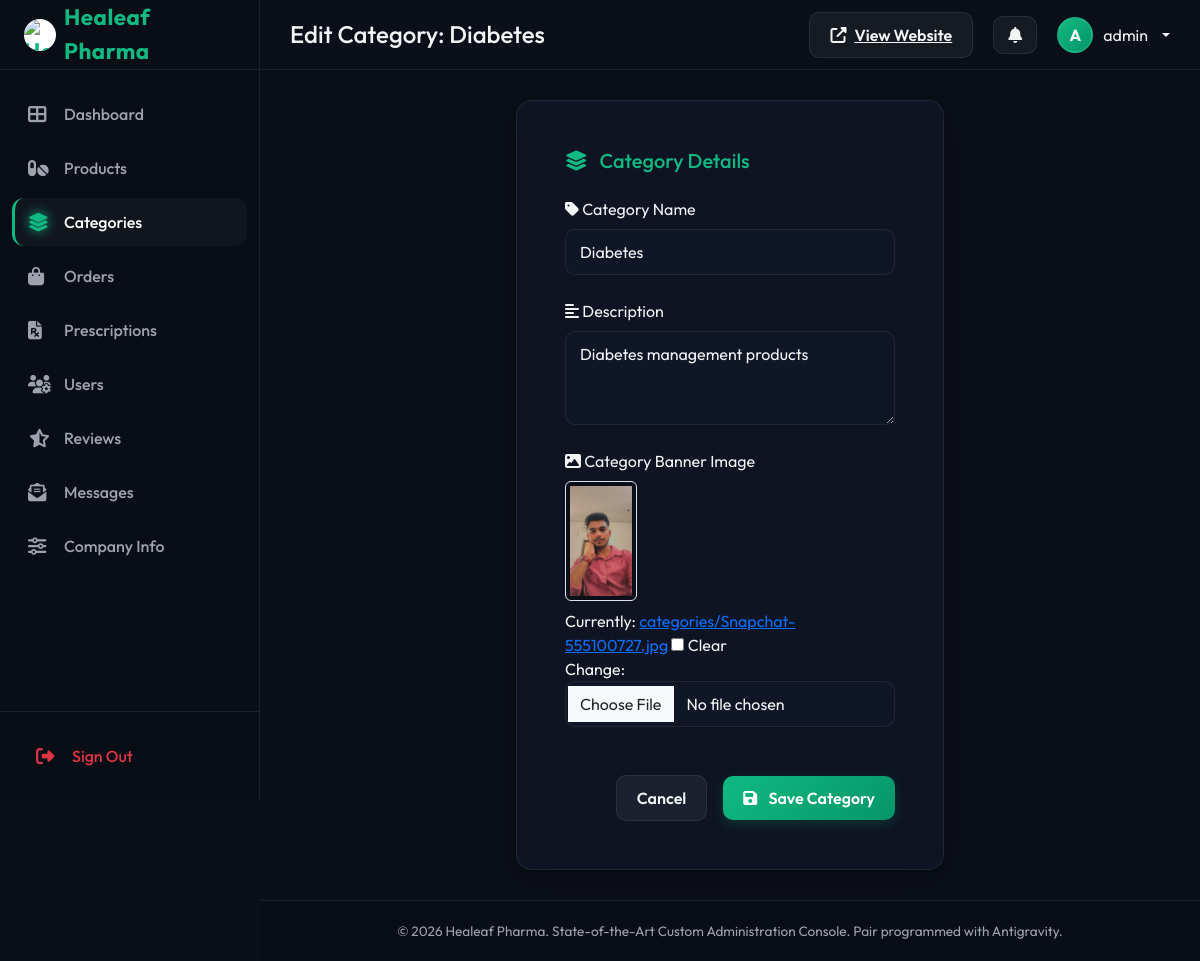
Screenshot of /admin-category/edit/8/ (signed in) with the database file from the repository.
### newapp/models.py (models this page shows, shortened)
class Category(models.Model):
    name = models.CharField(max_length=200, unique=True)
    description = models.TextField(blank=True)
    image = models.ImageField(upload_to='categories/', blank=True, null=True)
    created_at = models.DateTimeField(auto_now_add=True)
    class Meta:
        verbose_name_plural = "Categories"

### newapp/views.py (the view)
# urls.py: path('admin-category/edit/<int:category_id>/', views.admin_category_edit, name='admin_category_edit'),
def admin_category_edit(request, category_id):
    if not request.user.is_staff:
        return redirect('admin_login')
    category = get_object_or_404(Category, id=category_id)
    if request.method == 'POST':
        form = CategoryForm(request.POST, request.FILES, instance=category)
        if form.is_valid():
            form.save()
            messages.success(request, 'Category updated successfully!')
            return redirect('admin_categories')
    else:
        form = CategoryForm(instance=category)
    return render(request, 'admin/category_form.html', {'form': form})

### newapp/forms.py
class CategoryForm(forms.ModelForm):
    class Meta:
        model = Category
        fields = ['name', 'description', 'image']
        widgets = {
            'description': forms.Textarea(attrs={'rows': 3, 'class': 'form-control'}),
            'name': forms.TextInput(attrs={'class': 'form-control'}),
            'image': forms.ClearableFileInput(attrs={'class': 'form-control'}),
        }

### newapp/context_processors.py (called while the page is built)
def admin_notifications(request):
    if request.user.is_authenticated and request.user.is_staff:
        recent_notifications = Notification.objects.filter(is_admin=True).order_by('-created_at')[:8]
        unread_notifications_count = Notification.objects.filter(is_admin=True, is_read=False).count()
        return {
            'recent_notifications': recent_notifications,
            'unread_notifications_count': unread_notifications_count,
        }
    return {
        'recent_notifications': [],
        'unread_notifications_count': 0,
    }

### newapp/templates/admin/category_form.html (shortened to what this page needs)
{% extends 'admin/base_admin.html' %}
{% block page_title %}{% if form.instance.pk %}Edit Category: {{ form.instance.name }}{% else %}Create New Category{% endif %}{% endblock %}
{% block admin_content %}
<div class="row justify-content-center">
    <div class="col-lg-8 col-xl-6">
        <div class="glass-card p-5">
            <h5 class="mb-4 text-accent"><i class="fas fa-layer-group me-2"></i> Category Details</h5>
            <form method="post" enctype="multipart/form-data">
                <div class="mb-4">
                    <label for="{{ form.name.id_for_label }}" class="form-label">
                        <i class="fas fa-tag"></i> Category Name
                    </label>
                    {{ form.name }}
                </div>
                <div class="mb-4">
                    <label for="{{ form.description.id_for_label }}" class="form-label">
                        <i class="fas fa-align-left"></i> Description
                    </label>
                    {{ form.description }}
                </div>
                <div class="mb-4">
                    <label for="{{ form.image.id_for_label }}" class="form-label">
                        <i class="fas fa-image"></i> Category Banner Image
                    </label>
                    {% if form.instance.image %}
                        <div class="mb-2">
                            <img src="{{ form.instance.image.url }}" alt="{{ form.instance.name }}" class="rounded img-thumbnail" style="max-height: 120px; background-color: var(--bg-primary);">
                        </div>
                    {% endif %}
                    {{ form.image }}
                </div>
                <div class="d-flex align-items-center justify-content-end gap-3 mt-5">
                    <a href="{% url 'admin_categories' %}" class="btn btn-glass">Cancel</a>
                    <button type="submit" class="btn btn-accent">
                        <i class="fas fa-save me-2"></i> Save Category
                    </button>
                </div>
            </form>
        </div>
    </div>
</div>
{% endblock %}

### newapp/templates/admin/base_admin.html (shortened to what this page needs)
<!DOCTYPE html>
<html lang="en">
<head>
    <link href="https://cdn.jsdelivr.net/npm/bootstrap@5.3.0/dist/css/bootstrap.min.css" rel="stylesheet">
    <link rel="stylesheet" href="https://cdnjs.cloudflare.com/ajax/libs/font-awesome/6.4.0/css/all.min.css">
</head>
<body>
    <div class="sidebar" id="adminSidebar">
        <a href="{% url 'admin_dashboard' %}" class="sidebar-brand d-flex align-items-center gap-2">
            <img src="https://content.jdmagicbox.com/comp/delhi/i5/011pxx11.xx11.241029190520.a4i5/logo/healeaf-pharma-pvt-ltd-patparganj-delhi-pharmaceutical-dealers-g3pzvut.jpg" alt="Healeaf Pharma Logo" class="rounded-circle bg-white p-0.5" style="width: 32px; height: 32px; object-fit: cover;">
            Healeaf Pharma
        </a>
        <ul class="sidebar-menu">
            <li class="sidebar-item">
                <a href="{% url 'admin_dashboard' %}" class="sidebar-link {% if request.resolver_match.url_name == 'admin_dashboard' %}active{% endif %}">
                    <i class="fas fa-th-large"></i> Dashboard
                </a>
            </li>
            <li class="sidebar-item">
                <a href="{% url 'admin_products' %}" class="sidebar-link {% if 'admin-product' in request.path %}active{% endif %}">
                    <i class="fas fa-pills"></i> Products
                </a>
            </li>
            <li class="sidebar-item">
                <a href="{% url 'admin_categories' %}" class="sidebar-link {% if 'admin-categor' in request.path %}active{% endif %}">
                    <i class="fas fa-layer-group"></i> Categories
                </a>
            </li>
            <li class="sidebar-item">
                <a href="{% url 'admin_orders' %}" class="sidebar-link {% if 'admin-order' in request.path %}active{% endif %}">
                    <i class="fas fa-shopping-bag"></i> Orders
                </a>
            </li>
            <li class="sidebar-item">
                <a href="{% url 'admin_prescriptions' %}" class="sidebar-link {% if 'admin-prescription' in request.path %}active{% endif %}">
                    <i class="fas fa-file-prescription"></i> Prescriptions
                </a>
            </li>
            <li class="sidebar-item">
                <a href="{% url 'admin_users' %}" class="sidebar-link {% if 'admin-user' in request.path %}active{% endif %}">
                    <i class="fas fa-users-cog"></i> Users
                </a>
            </li>
            <li class="sidebar-item">
                <a href="{% url 'admin_reviews' %}" class="sidebar-link {% if 'admin-review' in request.path %}active{% endif %}">
                    <i class="fas fa-star-half-alt"></i> Reviews
                </a>
            </li>
            <li class="sidebar-item">
                <a href="{% url 'admin_messages' %}" class="sidebar-link {% if 'admin-message' in request.path %}active{% endif %}">
                    <i class="fas fa-envelope-open-text"></i> Messages
                </a>
            </li>
            <li class="sidebar-item">
                <a href="{% url 'admin_company_settings' %}" class="sidebar-link {% if 'admin-company-settings' in request.path %}active{% endif %}">
                    <i class="fas fa-sliders-h"></i> Company Info
                </a>
            </li>
        </ul>
        <div class="sidebar-footer">
            <a href="{% url 'admin_logout' %}" class="sidebar-link text-danger">
                <i class="fas fa-sign-out-alt"></i> Sign Out
            </a>
        </div>
    </div>
    <div class="main-panel">
        <header class="admin-header">
            <div class="header-left">
                <h4 class="mb-0 font-weight-bold">{% block page_title %}Admin Control Panel{% endblock %}</h4>
            </div>
            <div class="header-right">
                <a href="{% url 'home' %}" class="btn-glass btn-sm d-flex align-items-center gap-2">
                    <i class="fas fa-external-link-alt"></i> View Website
                </a>
                <div class="dropdown">
                    <button class="btn-glass btn-sm d-flex align-items-center gap-2 position-relative dropdown-toggle no-caret" id="notificationDropdown" data-bs-toggle="dropdown" aria-expanded="false" style="padding: 10px 14px; border-radius: 10px;">
                        <i class="fas fa-bell"></i>
                    </button>
                </div>
                <div class="dropdown">
                    <div class="admin-profile dropdown-toggle" id="profileDropdown" data-bs-toggle="dropdown" aria-expanded="false">
                        <div class="admin-avatar">
                            {{ user.username|slice:":1"|upper }}
                        </div>
                        <span class="d-none d-md-inline">{{ user.username }}</span>
                    </div>
                </div>
            </div>
        </header>
        <main class="admin-content">
            {% block admin_content %}{% endblock %}
        </main>
        <footer class="admin-footer">
            <p class="mb-0">&copy; 2026 Healeaf Pharma. State-of-the-Art Custom Administration Console. Pair programmed with Antigravity.</p>
        </footer>
    </div>
</body>
</html>

### newapp/templates/admin/base_admin.html (style rules this page uses)
:root { --bg-primary: #0b0f19; --bg-secondary: #111827; --bg-card: rgba(17, 24, 39, 0.7); --border-color: rgba(255, 255, 255, 0.08); --primary-accent: #10b981; --primary-accent-glow: rgba(16, 185, 129, 0.15); --text-main: #f3f4f6; --text-muted: #9ca3af; --sidebar-width: 260px; --header-height: 70px; }
body { font-family: 'Outfit', sans-serif; background-color: var(--bg-primary); color: var(--text-main); margin: 0; padding: 0; overflow-x: hidden; }
.glass-card { background: var(--bg-card); backdrop-filter: blur(12px); border: 1px solid var(--border-color); border-radius: 16px; box-shadow: 0 8px 32px 0 rgba(0, 0, 0, 0.3); transition: all 0.3s cubic-bezier(0.4, 0, 0.2, 1); }
.sidebar { width: var(--sidebar-width); height: 100vh; position: fixed; top: 0; left: 0; z-index: 1000; background: #090d16; border-right: 1px solid var(--border-color); transition: all 0.3s ease; display: flex; flex-direction: column; }
.sidebar-brand { height: var(--header-height); display: flex; align-items: center; padding: 0 24px; border-bottom: 1px solid var(--border-color); color: var(--primary-accent); font-size: 1.4rem; font-weight: 700; letter-spacing: 0.5px; text-decoration: none; }
.sidebar-menu { list-style: none; padding: 20px 12px; margin: 0; flex-grow: 1; overflow-y: auto; }
.sidebar-item { margin-bottom: 6px; }
.sidebar-link { display: flex; align-items: center; padding: 12px 16px; color: var(--text-muted); text-decoration: none; border-radius: 12px; font-weight: 500; transition: all 0.3s ease; }
.sidebar-link i { width: 24px; font-size: 1.15rem; margin-right: 12px; transition: all 0.3s ease; }
.sidebar-link:hover, .sidebar-link.active { color: #fff; background: rgba(255, 255, 255, 0.03); border-left: 3px solid var(--primary-accent); padding-left: 13px; }
.sidebar-link.active i { color: var(--primary-accent); filter: drop-shadow(0 0 6px var(--primary-accent)); }
.sidebar-footer { padding: 20px; border-top: 1px solid var(--border-color); }
.main-panel { margin-left: var(--sidebar-width); min-height: 100vh; transition: all 0.3s ease; display: flex; flex-direction: column; }
.admin-header { height: var(--header-height); background: rgba(11, 15, 25, 0.8); backdrop-filter: blur(12px); border-bottom: 1px solid var(--border-color); display: flex; align-items: center; justify-content: space-between; padding: 0 30px; position: sticky; top: 0; z-index: 999; }
.header-left { display: flex; align-items: center; }
.header-right { display: flex; align-items: center; gap: 20px; }
.admin-profile { display: flex; align-items: center; gap: 10px; cursor: pointer; color: var(--text-main); text-decoration: none; }
.admin-avatar { width: 36px; height: 36px; border-radius: 50%; background: linear-gradient(135deg, var(--primary-accent), #059669); color: white; display: flex; align-items: center; justify-content: center; font-weight: 700; border: 2px solid var(--border-color); }
.admin-content { padding: 30px; flex-grow: 1; }
.admin-footer { padding: 20px 30px; border-top: 1px solid var(--border-color); text-align: center; color: var(--text-muted); font-size: 0.85rem; background: #090d16; }
.text-accent { color: var(--primary-accent); }
.form-control, .form-select { background-color: rgba(17, 24, 39, 0.8); border: 1px solid var(--border-color); color: var(--text-main); border-radius: 10px; padding: 10px 14px; transition: all 0.3s ease; }
.form-control::placeholder { color: #4b5563; }
.btn-accent { background: linear-gradient(135deg, var(--primary-accent) 0%, #059669 100%); color: #fff; border: none; border-radius: 10px; padding: 10px 20px; font-weight: 600; box-shadow: 0 4px 12px rgba(16, 185, 129, 0.2); transition: all 0.3s ease; }
.btn-glass { background-color: rgba(255, 255, 255, 0.05); border: 1px solid var(--border-color); color: var(--text-main); border-radius: 10px; padding: 10px 20px; font-weight: 600; transition: all 0.3s ease; }
.no-caret::after { display: none !important; }

### rows the page displays
Category: instance.name "Diabetes", name "Diabetes", description "Diabetes management products", instance.image (picture)

### other values shown
{{ user.username|slice:":1"|upper }} "A"
{{ user.username }} "admin"
